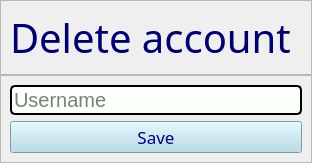
               <widget class="QWidget" name="page19">
                <layout class="QVBoxLayout" name="verticalLayout_98">
                 <property name="spacing">
                  <number>0</number>
                 </property>
                 <property name="leftMargin">
                  <number>0</number>
                 </property>
                 <property name="topMargin">
                  <number>0</number>
                 </property>
                 <property name="rightMargin">
                  <number>0</number>
                 </property>
                 <property name="bottomMargin">
                  <number>0</number>
                 </property>
                 <item alignment="Qt::AlignHCenter|Qt::AlignVCenter">
                  <widget class="QFrame" name="frame_117">
                   <property name="styleSheet">
                    <string notr="true"/>
                   </property>
                   <property name="frameShape">
                    <enum>QFrame::StyledPanel</enum>
                   </property>
                   <property name="frameShadow">
                    <enum>QFrame::Raised</enum>
                   </property>
                   <layout class="QVBoxLayout" name="verticalLayout_99">
                    <item>
                     <widget class="QLabel" name="label_44">
                      <property name="font">
                       <font>
                        <family>Arial Rounded MT Bold</family>
                        <pointsize>30</pointsize>
                       </font>
                      </property>
                      <property name="styleSheet">
                       <string notr="true">color: rgb(0, 0, 113);</string>
                      </property>
                      <property name="text">
                       <string>Delete account </string>
                      </property>
                     </widget>
                    </item>
                   </layout>
                  </widget>
                 </item>
                 <item alignment="Qt::AlignTop">
                  <widget class="QFrame" name="frame_118">
                   <property name="frameShape">
                    <enum>QFrame::StyledPanel</enum>
                   </property>
                   <property name="frameShadow">
                    <enum>QFrame::Raised</enum>
                   </property>
                   <layout class="QVBoxLayout" name="verticalLayout_100">
                    <item>
                     <widget class="QLineEdit" name="lineEdit_24">
                      <property name="font">
                       <font>
                        <pointsize>15</pointsize>
                       </font>
                      </property>
                      <property name="styleSheet">
                       <string notr="true">border: 2px solid  ;
border-radius: 5px;
background-color: rgb(251, 255, 249);
</string>
                      </property>
                      <property name="placeholderText">
                       <string>Username</string>
                      </property>
                     </widget>
                    </item>
                    <item>
                     <widget class="QPushButton" name="save_delete_Acc">
                      <property name="font">
                       <font>
                        <family>Arial Rounded MT Bold</family>
                        <pointsize>13</pointsize>
                       </font>
                      </property>
                      <property name="styleSheet">
                       <string notr="true">color: rgb(0, 0, 127);
background-color: rgb(173, 216, 230);
border-color: rgb(173, 216, 230);</string>
                      </property>
                      <property name="text">
                       <string>Save</string>
                      </property>
                     </widget>
                    </item>
                   </layout>
                  </widget>
                 </item>
                </layout>
               </widget>
